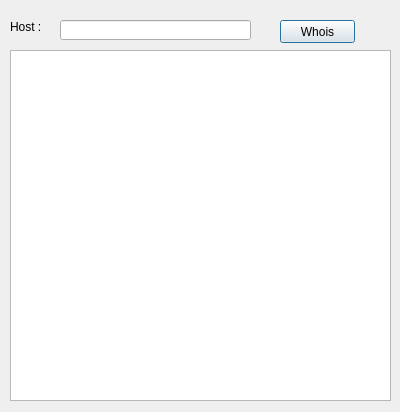
<?xml version="1.0" encoding="UTF-8"?>
<ui version="4.0">
 <class>Dialog</class>
 <widget class="QDialog" name="Dialog">
  <property name="geometry">
   <rect>
    <x>0</x>
    <y>0</y>
    <width>400</width>
    <height>412</height>
   </rect>
  </property>
  <property name="minimumSize">
   <size>
    <width>400</width>
    <height>412</height>
   </size>
  </property>
  <property name="maximumSize">
   <size>
    <width>400</width>
    <height>412</height>
   </size>
  </property>
  <property name="windowTitle">
   <string>Whois</string>
  </property>
  <widget class="QLineEdit" name="lineEdit">
   <property name="geometry">
    <rect>
     <x>60</x>
     <y>20</y>
     <width>191</width>
     <height>20</height>
    </rect>
   </property>
  </widget>
  <widget class="QLabel" name="label">
   <property name="geometry">
    <rect>
     <x>10</x>
     <y>20</y>
     <width>46</width>
     <height>13</height>
    </rect>
   </property>
   <property name="text">
    <string>Host :</string>
   </property>
   <property name="buddy">
    <cstring>lineEdit</cstring>
   </property>
  </widget>
  <widget class="QPushButton" name="pushButton">
   <property name="geometry">
    <rect>
     <x>280</x>
     <y>20</y>
     <width>75</width>
     <height>23</height>
    </rect>
   </property>
   <property name="text">
    <string>Whois</string>
   </property>
  </widget>
  <widget class="QTextEdit" name="textEdit">
   <property name="geometry">
    <rect>
     <x>10</x>
     <y>50</y>
     <width>381</width>
     <height>351</height>
    </rect>
   </property>
   <property name="textInteractionFlags">
    <set>Qt::TextSelectableByMouse</set>
   </property>
  </widget>
 </widget>
 <resources/>
 <connections/>
</ui>
